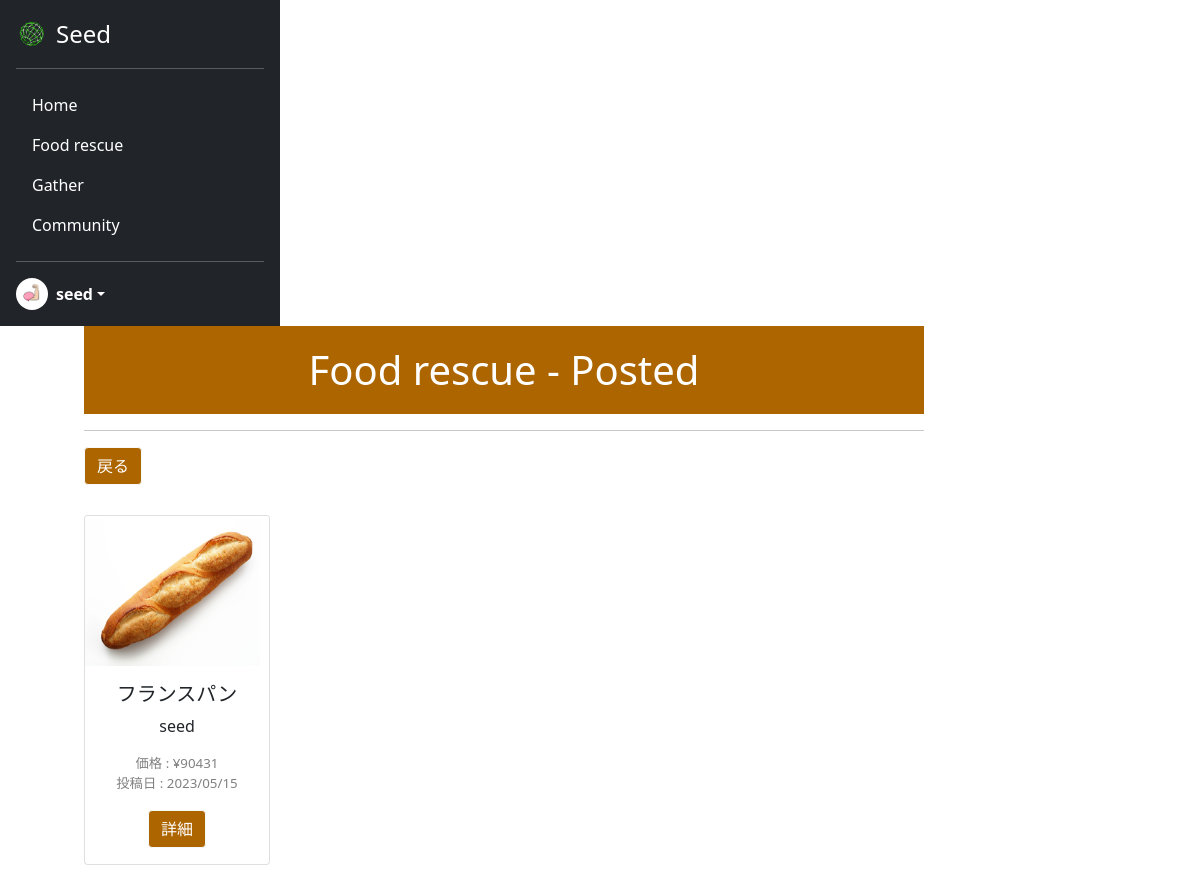
Screenshot of /myfood/ (signed in) with the database file from the repository.
### acount/models.py (models this page shows)
class CustomUser(AbstractUser):
    is_general = models.BooleanField(null=True ,default=True)
    is_active = models.BooleanField(null=True ,default=False)
    mission_point = models.IntegerField(null=False ,default=0)
    profile_pic = models.ImageField(upload_to='profile_pics', blank=True)

### seed/models.py (models this page shows)
class Product(models.Model):
    name = models.CharField(verbose_name="商品名", max_length=50)
    genre = models.ForeignKey(Genre, verbose_name="ジャンル", on_delete=models.CASCADE)
    price = models.IntegerField(verbose_name="価格")
    image = models.ImageField(verbose_name="商品画像", upload_to='product_img/')
    detail = models.TextField(verbose_name="詳細", max_length=300)
    company = models.ForeignKey(CustomUser, verbose_name="掲載企業", on_delete=models.CASCADE)
    create_at = models.DateTimeField(verbose_name="作成日時", auto_now_add=True)

### seed/views.py (the view)
# urls.py: path('myfood/', views.MyFoodView.as_view(), name='myfood'),
class MyFoodView(ListView):
    template_name = 'myfood.html'
    model = Product
    context_object_name = 'product_list'
    def get_queryset(self):
        return Product.objects.filter(company=self.request.user)

### seed/templates/myfood.html (shortened to what this page needs)
{% extends 'mypagebase.html' %}
{% load static %}
{% block content %}
    <div class="text-center">
        <h1 class="title" style="background-color: #ad6500; color:white;">Food  rescue - Posted</h1>
        <hr>
        <div class="text-start" style="margin-bottom:20px;">
            <a href="{% url 'seed:food_rescue' %}" class="btn btn-light" style="background-color: #ad6500; color:white;">戻る</a>
        </div>
        {% if user.is_gereral %}
            <p>企業専用ページです。</p>
        {% else %}
            {% if product_list %}
            <div class="row" style="height: 650px; width:100%; overflow-y: scroll;">
                {% for product in product_list %}
                <div class="col-3" style="margin-top:10px;">
                    <div class="card" style="width: 100%;">
                        <img src="{{product.image.url}}" class="card-img-top" alt="..." height="150px;">
                        <div class="card-body">
                            <h5 class="card-title">{{product.name}}</h5>
                            <p class="card-text">
                                {{product.company.username}}
                            </p>
                            <p class="card-text" style="color:gray; font-size:smaller;">
                                <span class="text-start">価格 : </span><span
                                    class="text-end">¥{{product.price}}</span><br>
                                <span class="text-start">投稿日 : </span><span
                                    class="text-end">{{product.create_at|date:"Y/m/d"}}</span>
                            </p>
                            <a href="{% url 'seed:fooddetail' product.pk %}?posted=posted" class="btn btn-light" style="background-color:#ad6500; color:white;">詳細</a>
                        </div>
                    </div>
                </div>
                {% endfor %}
            </div>
            {% else %}
                <h3 class="text-center">投稿されている商品はありません。</h3>
            {% endif %}
        {% endif %}
    </div>
{% endblock %}

### seed/templates/mypagebase.html (shortened to what this page needs)
{% load static %}
<!DOCTYPE html>
<html lang="ja">
<head>
    <link href="https://cdn.jsdelivr.net/npm/bootstrap@5.0.2/dist/css/bootstrap.min.css" rel="stylesheet"
>
    <link rel="stylesheet" type="text/css" href="{% static 'css/style.css' %}">
</head>
<body class="mypage">
    {% if user.is_authenticated %}
    <main style="height:100vh;">
        <div style="display: flex; flex-wrap: wrap; height:100%;">
            <div>
                <div class="d-flex flex-column p-3 text-white bg-dark h-100" style="width: 280px; height:100%;">
                    <a href="{% url 'seed:mypage' %}"
                        class="d-flex align-items-center mb-3 mb-md-0 me-md-auto text-white text-decoration-none">
                        <img class="bi me-2" src="{% static 'assets/img/top/icon.png' %}" style="height:32px">
                        <span class="fs-4">Seed</span>
                    </a>
                    <hr>
                    <ul class="nav nav-pills flex-column mb-auto">
                        <li class="nav-item my-nav">
                            <a href="{% url 'seed:mypage' %}" class="nav-link text-white" aria-current="page">
                                Home
                            </a>
                        </li>
                        <li class="nav-item my-nav">
                            <a href="{% url 'seed:food_rescue' %}" class="nav-link text-white">
                                Food rescue
                            </a>
                        </li>
                        <li class="nav-item my-nav">
                            <a href="{% url 'seed:gather' %}" class="nav-link text-white">
                                Gather
                            </a>
                        </li>
                        <li class="nav-item my-nav">
                            <a href="{% url 'seed:community' %}" class="nav-link text-white">
                                Community
                            </a>
                        </li>
                    </ul>
                    <hr>
                    <div class="dropdown">
                        <a href="#" class="d-flex align-items-center text-white text-decoration-none dropdown-toggle"
                            id="dropdownUser1" data-bs-toggle="dropdown" aria-expanded="false">
                            <img src="{{ user.profile_pic.url }}" alt="" width="32" height="32"
                                class="rounded-circle me-2">
                            <strong>{{ user.username }}</strong>
                        </a>
                    </div>
                </div>
            </div>
            <div style="width:70%; margin-left: 7%;">
                {% block content %}
                {% endblock %}
            </div>
        </div>
    </main>
    {% endif %}
</body>
</html>

### static/css/style.css (style rules this page uses)
.title { padding: 20px 0px 20px 0px; }
.card-title { width: 100%; white-space: nowrap; overflow: hidden; text-overflow: ellipsis; }

### rows the page displays
CustomUser: profile_pic (picture), username "seed"
Product: image (picture), name "フランスパン", company.username "seed", price "90431", create_at "2023/05/15"
